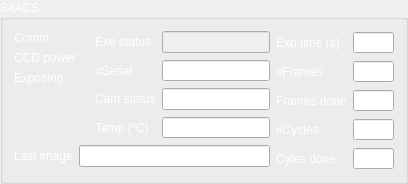
     <widget class="QGroupBox" name="groupBox_4">
      <property name="palette">
       <palette>
        <active>
         <colorrole role="WindowText">
          <brush brushstyle="SolidPattern">
           <color alpha="255">
            <red>255</red>
            <green>255</green>
            <blue>255</blue>
           </color>
          </brush>
         </colorrole>
         <colorrole role="Text">
          <brush brushstyle="SolidPattern">
           <color alpha="255">
            <red>255</red>
            <green>255</green>
            <blue>255</blue>
           </color>
          </brush>
         </colorrole>
         <colorrole role="ButtonText">
          <brush brushstyle="SolidPattern">
           <color alpha="255">
            <red>255</red>
            <green>255</green>
            <blue>255</blue>
           </color>
          </brush>
         </colorrole>
        </active>
        <inactive>
         <colorrole role="WindowText">
          <brush brushstyle="SolidPattern">
           <color alpha="255">
            <red>255</red>
            <green>255</green>
            <blue>255</blue>
           </color>
          </brush>
         </colorrole>
         <colorrole role="Text">
          <brush brushstyle="SolidPattern">
           <color alpha="255">
            <red>255</red>
            <green>255</green>
            <blue>255</blue>
           </color>
          </brush>
         </colorrole>
         <colorrole role="ButtonText">
          <brush brushstyle="SolidPattern">
           <color alpha="255">
            <red>255</red>
            <green>255</green>
            <blue>255</blue>
           </color>
          </brush>
         </colorrole>
        </inactive>
        <disabled>
         <colorrole role="WindowText">
          <brush brushstyle="SolidPattern">
           <color alpha="255">
            <red>120</red>
            <green>120</green>
            <blue>120</blue>
           </color>
          </brush>
         </colorrole>
         <colorrole role="Text">
          <brush brushstyle="SolidPattern">
           <color alpha="255">
            <red>255</red>
            <green>255</green>
            <blue>255</blue>
           </color>
          </brush>
         </colorrole>
         <colorrole role="ButtonText">
          <brush brushstyle="SolidPattern">
           <color alpha="255">
            <red>255</red>
            <green>255</green>
            <blue>255</blue>
           </color>
          </brush>
         </colorrole>
        </disabled>
       </palette>
      </property>
      <property name="styleSheet">
       <string notr="true"/>
      </property>
      <property name="title">
       <string>S4ACS</string>
      </property>
      <layout class="QHBoxLayout" name="horizontalLayout_4">
       <item>
        <layout class="QVBoxLayout" name="verticalLayout_3">
         <item>
          <layout class="QHBoxLayout" name="horizontalLayout_3">
           <item>
            <layout class="QFormLayout" name="formLayout_4">
             <item row="0" column="0">
              <widget class="QLabel" name="label_56">
               <property name="text">
                <string>Comm</string>
               </property>
               <property name="text_label" stdset="0">
                <bool>true</bool>
               </property>
              </widget>
             </item>
             <item row="0" column="1">
              <widget class="QLabel" name="s4acs_led_comm">
               <property name="styleSheet">
                <string notr="true"/>
               </property>
               <property name="led" stdset="0">
                <bool>true</bool>
               </property>
               <property name="led_status" stdset="0">
                <string>off</string>
               </property>
              </widget>
             </item>
             <item row="1" column="0">
              <widget class="QLabel" name="label_3">
               <property name="text">
                <string>CCD power</string>
               </property>
               <property name="text_label" stdset="0">
                <bool>true</bool>
               </property>
              </widget>
             </item>
             <item row="1" column="1">
              <widget class="QLabel" name="s4acs_led_power">
               <property name="styleSheet">
                <string notr="true"/>
               </property>
               <property name="led" stdset="0">
                <bool>true</bool>
               </property>
               <property name="led_status" stdset="0">
                <string>off</string>
               </property>
              </widget>
             </item>
             <item row="2" column="0">
              <widget class="QLabel" name="label_33">
               <property name="text">
                <string>Exposing</string>
               </property>
               <property name="text_label" stdset="0">
                <bool>true</bool>
               </property>
              </widget>
             </item>
             <item row="2" column="1">
              <widget class="QLabel" name="s4acs_led_exposing">
               <property name="styleSheet">
                <string notr="true"/>
               </property>
               <property name="led" stdset="0">
                <bool>true</bool>
               </property>
               <property name="led_status" stdset="0">
                <string>off</string>
               </property>
              </widget>
             </item>
            </layout>
           </item>
           <item>
            <layout class="QFormLayout" name="formLayout_3">
             <item row="0" column="0">
              <widget class="QLabel" name="label_57">
               <property name="text">
                <string>Exe status</string>
               </property>
               <property name="text_label" stdset="0">
                <bool>true</bool>
               </property>
              </widget>
             </item>
             <item row="0" column="1">
              <widget class="QLineEdit" name="s4acs_exe_status">
               <property name="enabled">
                <bool>false</bool>
               </property>
               <property name="maximumSize">
                <size>
                 <width>16500000</width>
                 <height>16777215</height>
                </size>
               </property>
              </widget>
             </item>
             <item row="1" column="0">
              <widget class="QLabel" name="label_8">
               <property name="text">
                <string>#Serial</string>
               </property>
               <property name="text_label" stdset="0">
                <bool>true</bool>
               </property>
              </widget>
             </item>
             <item row="1" column="1">
              <widget class="QSpinBox" name="s4acs_serial_number">
               <property name="readOnly">
                <bool>true</bool>
               </property>
               <property name="buttonSymbols">
                <enum>QAbstractSpinBox::NoButtons</enum>
               </property>
               <property name="maximum">
                <number>999999999</number>
               </property>
              </widget>
             </item>
             <item row="2" column="0">
              <widget class="QLabel" name="label_16">
               <property name="text">
                <string>Cam status</string>
               </property>
               <property name="text_label" stdset="0">
                <bool>true</bool>
               </property>
              </widget>
             </item>
             <item row="2" column="1">
              <widget class="QLineEdit" name="s4acs_status">
               <property name="readOnly">
                <bool>true</bool>
               </property>
              </widget>
             </item>
             <item row="3" column="0">
              <widget class="QLabel" name="label_5">
               <property name="styleSheet">
                <string notr="true"/>
               </property>
               <property name="text">
                <string>Temp (ºC)</string>
               </property>
               <property name="text_label" stdset="0">
                <bool>true</bool>
               </property>
              </widget>
             </item>
             <item row="3" column="1">
              <widget class="QDoubleSpinBox" name="s4acs_temperature">
               <property name="readOnly">
                <bool>true</bool>
               </property>
               <property name="buttonSymbols">
                <enum>QAbstractSpinBox::NoButtons</enum>
               </property>
              </widget>
             </item>
            </layout>
           </item>
          </layout>
         </item>
         <item>
          <layout class="QFormLayout" name="formLayout_5">
           <item row="0" column="0">
            <widget class="QLabel" name="label_17">
             <property name="text">
              <string>Last image</string>
             </property>
             <property name="text_label" stdset="0">
              <bool>true</bool>
             </property>
            </widget>
           </item>
           <item row="0" column="1">
            <widget class="QLineEdit" name="s4acs_last_image">
             <property name="readOnly">
              <bool>true</bool>
             </property>
            </widget>
           </item>
          </layout>
         </item>
        </layout>
       </item>
       <item>
        <layout class="QFormLayout" name="formLayout_2">
         <item row="0" column="0">
          <widget class="QLabel" name="label_18">
           <property name="text">
            <string>Exp time (s)</string>
           </property>
           <property name="text_label" stdset="0">
            <bool>true</bool>
           </property>
          </widget>
         </item>
         <item row="0" column="1">
          <widget class="QDoubleSpinBox" name="s4acs_exptime">
           <property name="readOnly">
            <bool>true</bool>
           </property>
           <property name="buttonSymbols">
            <enum>QAbstractSpinBox::NoButtons</enum>
           </property>
          </widget>
         </item>
         <item row="1" column="0">
          <widget class="QLabel" name="label_19">
           <property name="text">
            <string>#Frames</string>
           </property>
           <property name="text_label" stdset="0">
            <bool>true</bool>
           </property>
          </widget>
         </item>
         <item row="1" column="1">
          <widget class="QSpinBox" name="s4acs_frames">
           <property name="readOnly">
            <bool>true</bool>
           </property>
           <property name="buttonSymbols">
            <enum>QAbstractSpinBox::NoButtons</enum>
           </property>
          </widget>
         </item>
         <item row="2" column="0">
          <widget class="QLabel" name="label_20">
           <property name="text">
            <string>Frames done</string>
           </property>
           <property name="text_label" stdset="0">
            <bool>true</bool>
           </property>
          </widget>
         </item>
         <item row="2" column="1">
          <widget class="QSpinBox" name="s4acs_frames_done">
           <property name="readOnly">
            <bool>true</bool>
           </property>
           <property name="buttonSymbols">
            <enum>QAbstractSpinBox::NoButtons</enum>
           </property>
          </widget>
         </item>
         <item row="3" column="1">
          <widget class="QSpinBox" name="s4acs_cycles">
           <property name="readOnly">
            <bool>true</bool>
           </property>
           <property name="buttonSymbols">
            <enum>QAbstractSpinBox::NoButtons</enum>
           </property>
          </widget>
         </item>
         <item row="4" column="0">
          <widget class="QLabel" name="label_22">
           <property name="text">
            <string>Cyles done</string>
           </property>
           <property name="text_label" stdset="0">
            <bool>true</bool>
           </property>
          </widget>
         </item>
         <item row="4" column="1">
          <widget class="QSpinBox" name="s4acs_cycles_done">
           <property name="readOnly">
            <bool>true</bool>
           </property>
           <property name="buttonSymbols">
            <enum>QAbstractSpinBox::NoButtons</enum>
           </property>
          </widget>
         </item>
         <item row="3" column="0">
          <widget class="QLabel" name="label_21">
           <property name="text">
            <string>#Cycles</string>
           </property>
           <property name="text_label" stdset="0">
            <bool>true</bool>
           </property>
          </widget>
         </item>
        </layout>
       </item>
      </layout>
     </widget>
